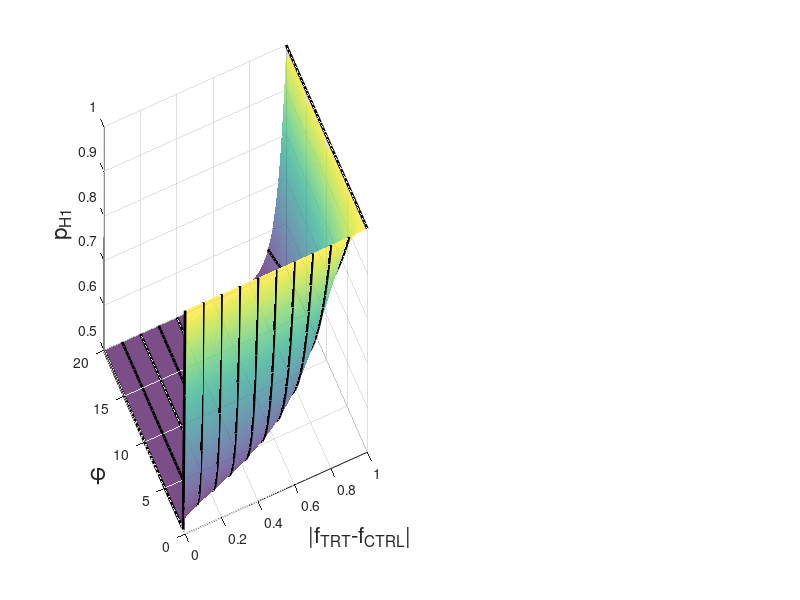

MATLAB code for this plot: (Note: this script raises an error after producing the figure.)
delta=1-10^-10;
x=0:0.001:1;
alpha=0:0.01:20;
alpha1=0:0.5:20;
X=repmat(x,length(alpha),1);
Y=repmat(alpha',1,length(x));
Z1=0.5+ delta*(X.^Y)/2;
Z2=0.5.^(1-delta*(X.^Y));

x1=0:0.1:1;
X1=repmat(x1,length(alpha1),1);
Y1=repmat(alpha1',1,length(x1));
Z11=0.5+ delta*(X1.^Y1)/2;
Z21=0.5.^(1-delta*(X1.^Y1));


figure('Position',[0 0 1000 400]);
subplot(1,2,1);hold on;
surf(X,Y,Z1,'LineStyle','none','FaceAlpha',0.7); 
plot3(X1,Y1,Z11,'k-','LineWidth',2);
grid on;
view([-24 42]);
zlabel('p_{H1}','FontSize',16);ylabel('\phi','FontSize',16);xlabel('|f_{TRT}-f_{CTRL}|','FontSize',16);colormap(parula);set(gca,'FontSize',16);title('Polynomial prior');
hold off;
subplot(1,2,2);hold on; surf(X,Y,Z2,'LineStyle','none','FaceAlpha',0.7);
plot3(X1,Y1,Z21,'k-','LineWidth',2);
grid on;
view([-24 42]);
zlabel('p_{H1}','FontSize',16);ylabel('\phi','FontSize',16);xlabel('|f_{TRT}-f_{CTRL}|','FontSize',16);colormap(parula);set(gca,'FontSize',16);title('Exponential prior');
hold off;
export_fig(gcf,'prior','-jpg','-r300','-q100','-transparent');